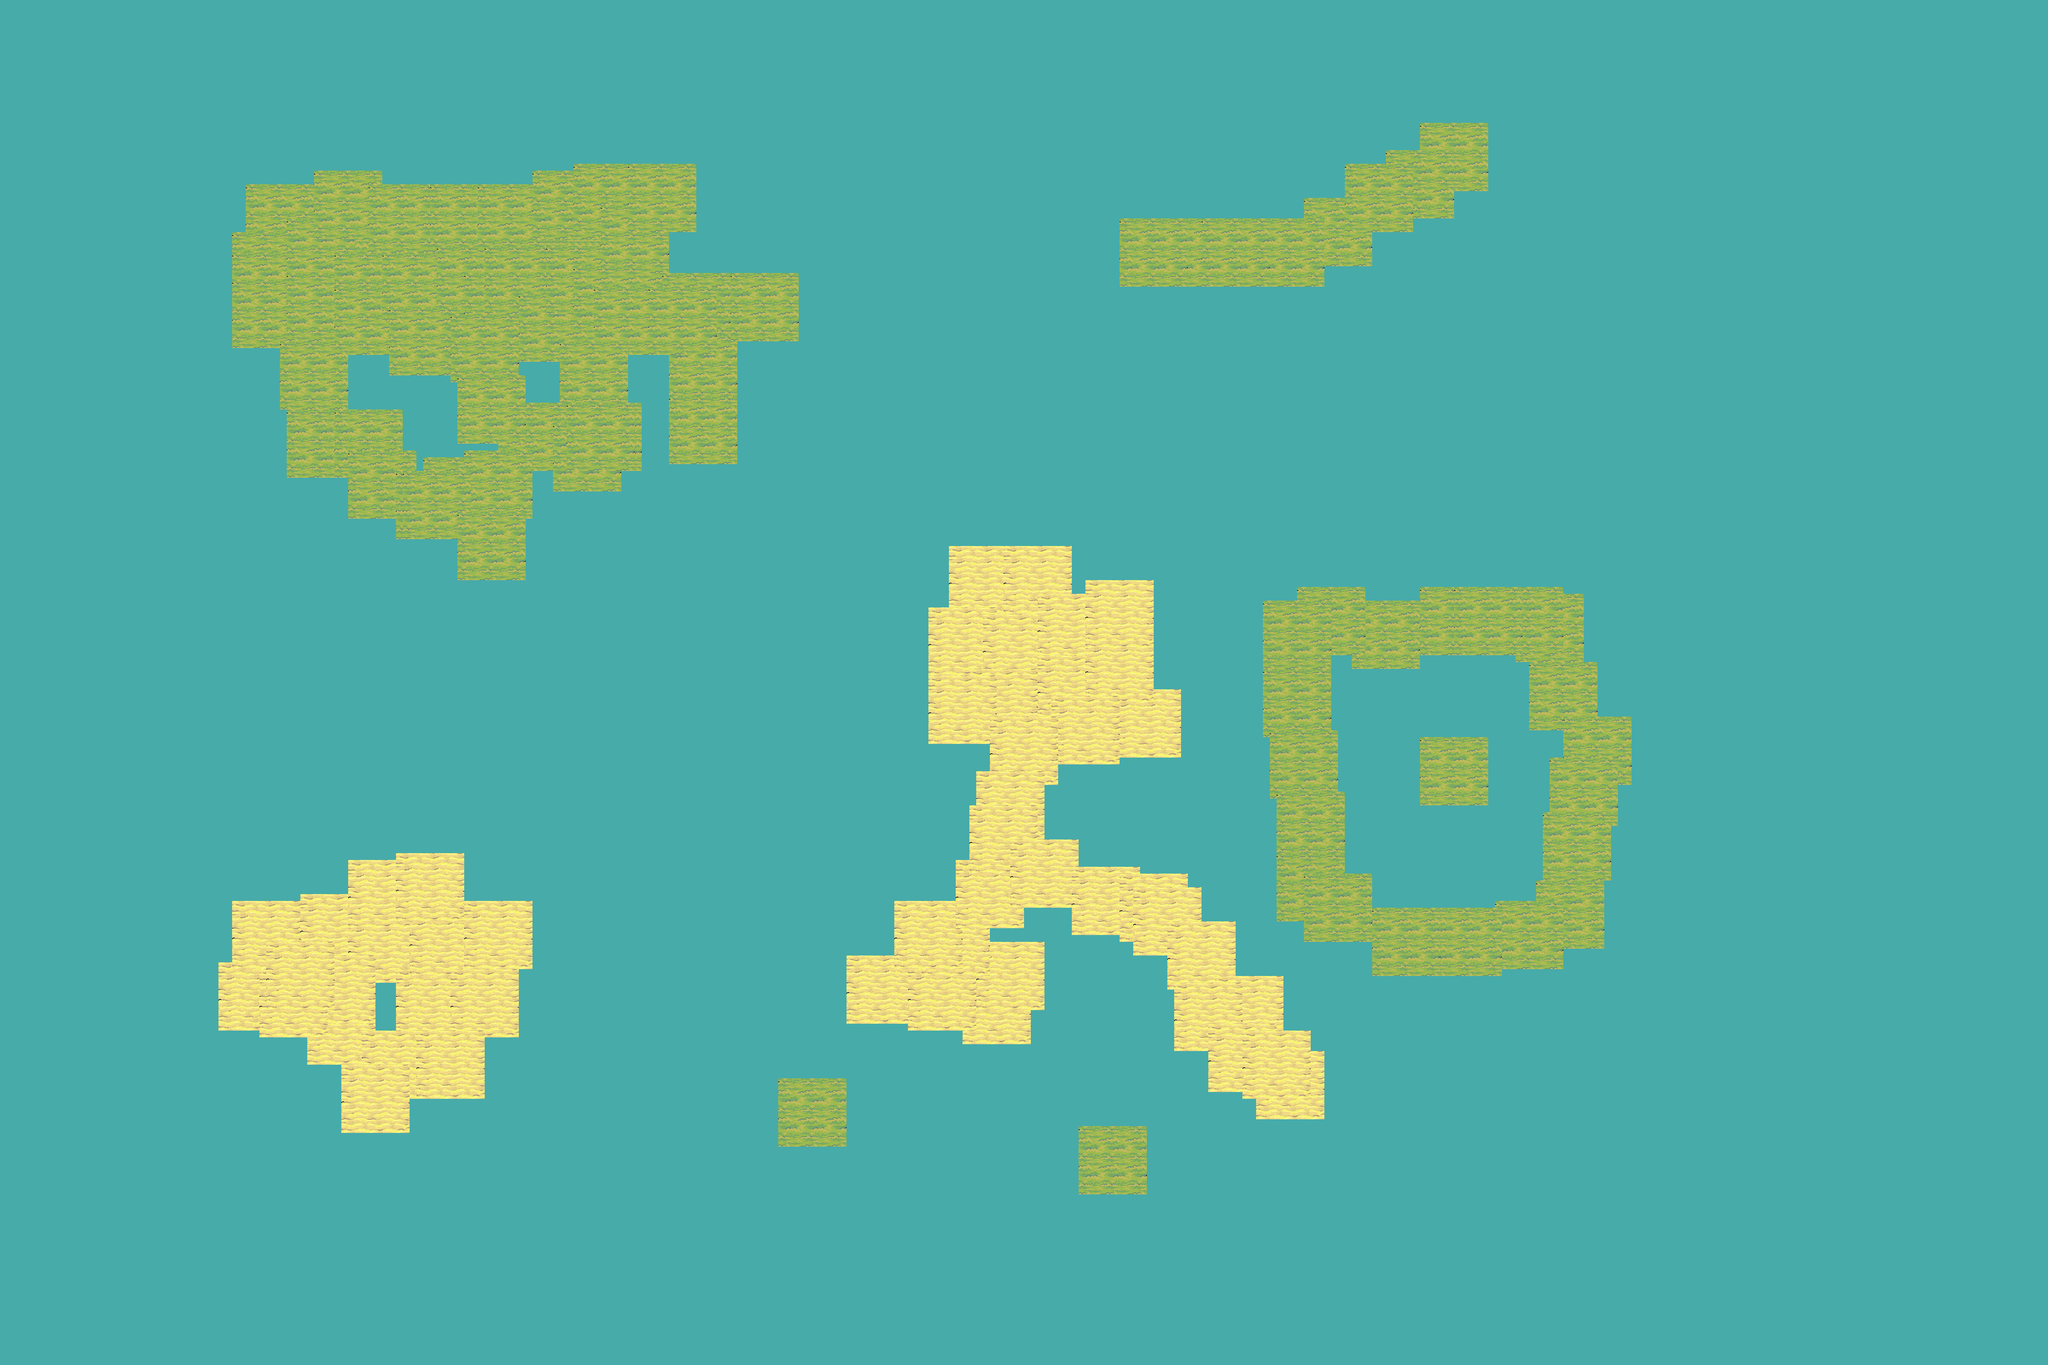

Tiled map render using the project's own tile images. Description and the map definition, with tile-layer contents summarised, below:
An orthogonal 300x200 tile map with 16x16 px tiles, 2 tile layers (world_map, fog), 2 tilesets.

<map version="1.10" tiledversion="1.10.2" orientation="orthogonal" renderorder="right-down" width="300" height="200" tilewidth="16" tileheight="16" infinite="0" nextlayerid="3" nextobjectid="1">
 <tileset firstgid="1" source="Tilemap_Flat.tsx" />
 <tileset firstgid="641" source="Water.tsx" />
 <layer id="1" name="world_map" width="300" height="200">
  <data>[60000 cells, 60000 non-empty, 216 distinct tile ids]</data>
 </layer>
 <layer id="2" name="fog" width="300" height="200">
  <data>[60000 cells, 0 non-empty, 0 distinct tile ids]</data>
 </layer>
</map>
